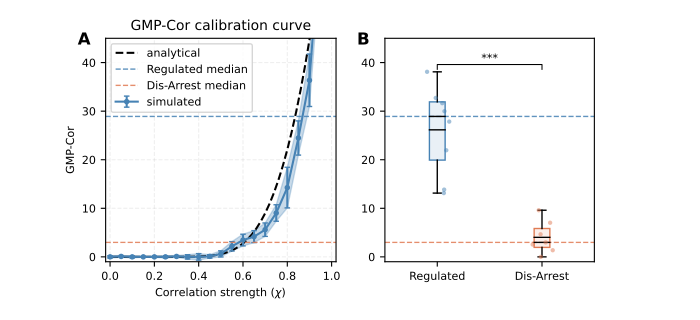

This chart was generated by the following Python code:
import os
import sys

# --- import bootstrap: this script lives in scripts/supplementary_figures/ ----
_HERE = os.path.dirname(os.path.abspath(__file__))
_REPO = os.path.dirname(os.path.dirname(_HERE))                       # repo root
sys.path.insert(0, _REPO)                                             # import src.*
sys.path.insert(0, os.path.join(_REPO, 'scripts', 'figures'))        # figure_functions

import numpy as np
import pandas as pd
from scipy import stats
import matplotlib.pyplot as plt
from matplotlib.colors import to_rgba
from figure_functions import PanelFigure

# ------------------------------------------------------------------
# Supplementary Figure S10
#   A. GMP-Cor calibration curve — GMP-Cor vs. correlation strength (chi),
#      with Reg-Arrest / Dis-Arrest experimental medians as references.
#   B. GMP-Cor box plot — Regulated vs. Dis-Arrest datasets (shares the
#      y-axis with A). Reproduces the former figure3 panels E-F side by side.
# ------------------------------------------------------------------

fsize = 10
root_dir = _REPO
RESULTS_DIR = os.path.join(root_dir, 'results', 'simulation_results')
MODEL_DIR = os.path.join(root_dir,'model fit','gmp_sweep_alpha2')

REG_COLOR = 'steelblue'
DIS_COLOR = '#E07B54'

# Shared style for the median reference lines in panels A and B
# (kept identical so the dashed lines have the same width/opacity in both).
REF_LW = 1
REF_ALPHA = 0.85


RANKING_PARAM = 'sum_denoised_ev'
# External / duplicate datasets left out of the Regulated vs Dis-Arrest comparison
TO_EXCLUDE = ['adam_matrix_filtered.csv', 'deb_Ec_CDS_untreated.csv', 'deb_KP_CDS_untreated.csv']


def _load_gmp_cor():
    """Per-sample GMP-Cor for the Regulated ('r') and Dis-Arrest ('d') groups.

    Reads data_metrics.csv (the current metrics table, also the source of the
    Ext. Data Fig. S3 values), so the box plot and its median lines agree.
    """
    path = os.path.join(root_dir, 'results', 'data_metrics', 'data_metrics.csv')
    data = pd.read_csv(path, index_col=0)
    data = data[~data['file_name'].isin(TO_EXCLUDE)]
    g1 = data[data['category'] == 'r'][RANKING_PARAM]
    g0 = data[data['category'] == 'd'][RANKING_PARAM]
    return g1, g0


def _load_group_medians():
    g1, g0 = _load_gmp_cor()
    return g1.median(), g0.median()


med_reg, med_dis = _load_group_medians()


def format_p(p):
    if p < 0.0001:
        return '****'
    elif p < 0.001:
        return '***'
    elif p < 0.01:
        return '**'
    elif p < 0.05:
        return '*'
    else:
        return 'NS'


def panel_A(ax):
    summary = pd.read_csv(os.path.join(RESULTS_DIR, 'raw', 'rho_sweep_summary.txt'),
                          sep=r'\s+', comment='#', index_col=0)
    rho_vals = summary.index.values
    medians  = summary['median'].values
    stds     = summary['std'].values
    analytics = pd.read_csv(os.path.join(MODEL_DIR,'analytical_curve.csv'), index_col=0, header=0)
    ax.plot(analytics['chi'],analytics['gmp_cor'],linestyle='--', linewidth=1.5, color='k', label='analytical')
    ax.errorbar(rho_vals, medians, yerr=stds, fmt='o-', color='steelblue',
                capsize=2, linewidth=1.5, markersize=3, label='simulated')
    ax.fill_between(rho_vals, medians - stds, medians + stds, alpha=0.3, color='steelblue')
    ax.axhline(med_reg, color=REG_COLOR, linestyle='--', linewidth=REF_LW, alpha=REF_ALPHA,
               label='Regulated median')
    ax.axhline(med_dis, color=DIS_COLOR, linestyle='--', linewidth=REF_LW, alpha=REF_ALPHA,
               label='Dis-Arrest median')
    ax.set_xlabel(r'Correlation strength ($\chi$)', fontsize=fsize - 2)
    ax.set_ylabel('GMP-Cor', fontsize=fsize - 2)
    ax.set_title('GMP-Cor calibration curve', fontsize=fsize)
    ax.set_xticks(np.arange(0, 1.05, 0.2))
    ax.set_xlim(-0.02, 1.02)
    ax.set_ylim(bottom=-1, top=45)
    ax.grid(True, linestyle='--', alpha=0.2)
    ax.legend(fontsize=fsize - 2)
    ax.tick_params(axis='both', which='major', labelsize=fsize - 2)


def panel_B(ax):
    group1, group0 = _load_gmp_cor()
    c = "k"
    box = ax.boxplot([group1, group0], meanline=True, showmeans=True, patch_artist=True,
                     boxprops=dict(facecolor="None", color=c), whiskerprops=dict(color=c),
                     capprops=dict(color=c),
                     flierprops=dict(markeredgecolor=c, markersize=2), medianprops=dict(color=c))
    for element in ['boxes', 'whiskers', 'caps', 'medians']:
        for item in box[element]:
            item.set_linewidth(1)
    for mean_line in box['means']:
        mean_line.set_linewidth(1)
        mean_line.set_color(c)
        mean_line.set_linestyle('solid')

    for patch, color in zip(box['boxes'], [REG_COLOR, DIS_COLOR]):
        patch.set_edgecolor(color)
        patch.set_facecolor((*to_rgba(color)[:3], 0.12))

    rng = np.random.default_rng(42)
    for i, (grp, color) in enumerate([(group1, REG_COLOR), (group0, DIS_COLOR)], start=1):
        jitter = rng.uniform(-0.12, 0.12, size=len(grp))
        ax.scatter(i + jitter, grp, color=color, alpha=0.5, s=10, zorder=3, edgecolors='none')

    ax.axhline(med_reg, color=REG_COLOR, linestyle='--', linewidth=REF_LW, alpha=REF_ALPHA)
    ax.axhline(med_dis, color=DIS_COLOR, linestyle='--', linewidth=REF_LW, alpha=REF_ALPHA)

    ax.set_xticklabels(['Regulated', 'Dis-Arrest'], fontsize=fsize - 2, rotation=0, ha='center')
    u_stat, u_p = stats.mannwhitneyu(group1, group0)
    asterisks = format_p(u_p)
    x1, x2 = 1, 2
    y_top = max(group1.max(), group0.max())
    h = 1
    y = y_top + h * 0.5
    ax.plot([x1, x1, x2, x2], [y, y + h, y + h, y], lw=.75, color='black')
    ax.text((x1 + x2) * 0.5, y + h * 1.1, asterisks, ha='center', va='bottom',
            color='black', fontsize=fsize - 2)
    ax.set_ylabel('')
    ax.set_ylim(bottom=-1, top=45)
    ax.grid(False)
    ax.tick_params(axis='both', which='major', labelsize=fsize - 2)


# ------------------------------------------------------------------
# Assemble — single row, two columns (side-by-side, shared y-axis)
# ------------------------------------------------------------------
plt.close('all')
pf = PanelFigure(figsize=(7, 3.2), label_offset=(-0.04, 0.02))
ax_A = pf.add_panel([0.15, 0.18, 0.33, 0.70], label='A', draw_func=panel_A)
ax_B = pf.add_panel([0.55, 0.18, 0.30, 0.70], label='B', draw_func=panel_B)

# Share y-axis between A and B so reference lines align exactly
ax_B.sharey(ax_A)

pf.save('figure_s10.pdf', dpi=300)
pf.save('figure_s10_preview.png', dpi=200)
print('Saved figure_s10.pdf and figure_s10_preview.png')
plt.show()
